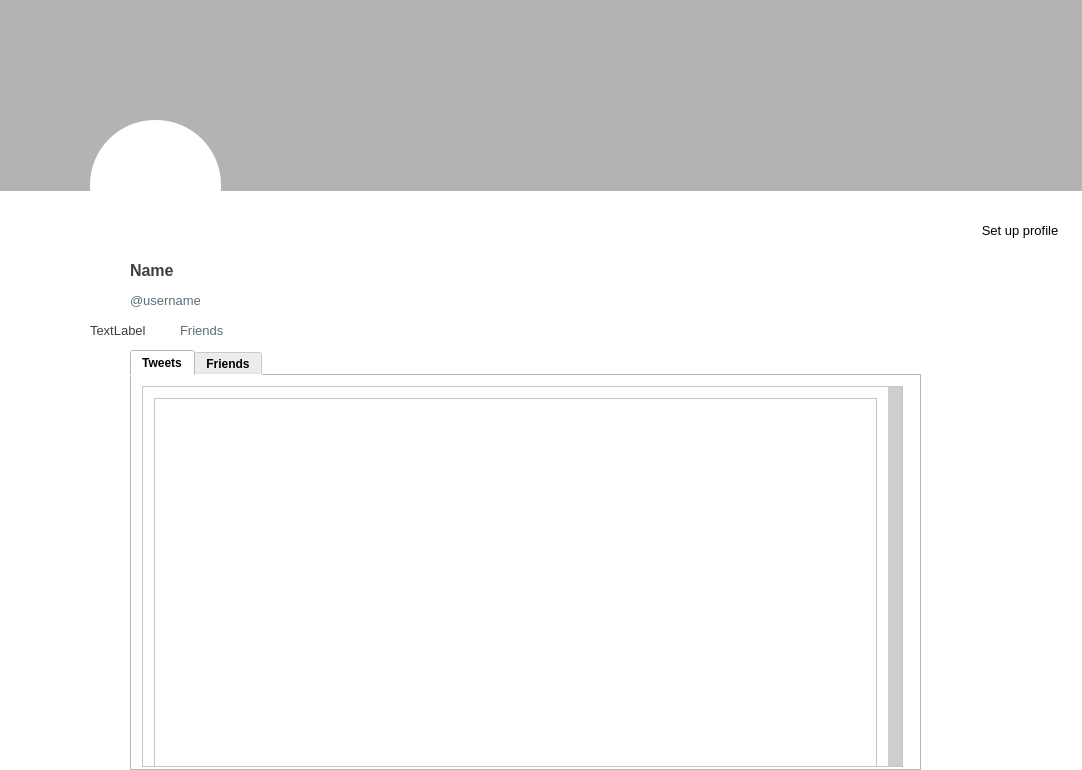
<?xml version="1.0" encoding="UTF-8"?>
<ui version="4.0">
 <class>UserProfile</class>
 <widget class="QWidget" name="UserProfile">
  <property name="geometry">
   <rect>
    <x>0</x>
    <y>0</y>
    <width>1082</width>
    <height>770</height>
   </rect>
  </property>
  <property name="windowTitle">
   <string>UserProfile</string>
  </property>
  <property name="styleSheet">
   <string notr="true">background-color: rgb(255, 255, 255);</string>
  </property>
  <widget class="QLabel" name="label_2">
   <property name="geometry">
    <rect>
     <x>0</x>
     <y>0</y>
     <width>1131</width>
     <height>191</height>
    </rect>
   </property>
   <property name="styleSheet">
    <string notr="true">background-color: rgb(179, 179, 179);</string>
   </property>
   <property name="text">
    <string/>
   </property>
  </widget>
  <widget class="QLabel" name="label">
   <property name="geometry">
    <rect>
     <x>90</x>
     <y>120</y>
     <width>131</width>
     <height>131</height>
    </rect>
   </property>
   <property name="layoutDirection">
    <enum>Qt::LeftToRight</enum>
   </property>
   <property name="styleSheet">
    <string notr="true">border-radius:65px;</string>
   </property>
   <property name="frameShape">
    <enum>QFrame::NoFrame</enum>
   </property>
   <property name="lineWidth">
    <number>1</number>
   </property>
   <property name="text">
    <string/>
   </property>
   <property name="pixmap">
    <pixmap>11.png</pixmap>
   </property>
   <property name="margin">
    <number>0</number>
   </property>
  </widget>
  <widget class="QPushButton" name="pushButton">
   <property name="geometry">
    <rect>
     <x>960</x>
     <y>210</y>
     <width>120</width>
     <height>40</height>
    </rect>
   </property>
   <property name="maximumSize">
    <size>
     <width>120</width>
     <height>50</height>
    </size>
   </property>
   <property name="font">
    <font>
     <pointsize>10</pointsize>
    </font>
   </property>
   <property name="styleSheet">
    <string notr="true">border-radius:15px;
border-color: rgb(0, 0, 0);
font-color:rgb(154, 154, 154);
border-width:7px;</string>
   </property>
   <property name="text">
    <string>Set up profile</string>
   </property>
  </widget>
  <widget class="QLabel" name="Friends">
   <property name="geometry">
    <rect>
     <x>180</x>
     <y>320</y>
     <width>61</width>
     <height>21</height>
    </rect>
   </property>
   <property name="styleSheet">
    <string notr="true">color: rgb(93, 109, 121);</string>
   </property>
   <property name="text">
    <string>&lt;html&gt;&lt;head/&gt;&lt;body&gt;&lt;p&gt;&lt;span style=&quot; font-size:10pt;&quot;&gt;Friends&lt;/span&gt;&lt;/p&gt;&lt;/body&gt;&lt;/html&gt;</string>
   </property>
  </widget>
  <widget class="QLabel" name="label_no_of_friends">
   <property name="geometry">
    <rect>
     <x>90</x>
     <y>320</y>
     <width>81</width>
     <height>21</height>
    </rect>
   </property>
   <property name="styleSheet">
    <string notr="true">color:rgb(59, 63, 67);</string>
   </property>
   <property name="text">
    <string>&lt;html&gt;&lt;head/&gt;&lt;body&gt;&lt;p&gt;&lt;span style=&quot; font-size:10pt;&quot;&gt;TextLabel&lt;/span&gt;&lt;/p&gt;&lt;/body&gt;&lt;/html&gt;</string>
   </property>
  </widget>
  <widget class="QTabWidget" name="tabWidget">
   <property name="geometry">
    <rect>
     <x>130</x>
     <y>350</y>
     <width>791</width>
     <height>421</height>
    </rect>
   </property>
   <property name="font">
    <font>
     <weight>75</weight>
     <bold>true</bold>
    </font>
   </property>
   <property name="styleSheet">
    <string notr="true">background-color: rgb(255, 255, 255);</string>
   </property>
   <property name="currentIndex">
    <number>0</number>
   </property>
   <property name="usesScrollButtons">
    <bool>true</bool>
   </property>
   <widget class="QWidget" name="tab">
    <attribute name="title">
     <string>Tweets</string>
    </attribute>
    <widget class="QScrollArea" name="scrollArea">
     <property name="geometry">
      <rect>
       <x>10</x>
       <y>10</y>
       <width>761</width>
       <height>381</height>
      </rect>
     </property>
     <property name="styleSheet">
      <string notr="true"> QScrollBar:vertical {
	background-color: rgb(206, 206, 206);
    width: 14px;
    margin: 15px 0 15px 0;
 }

QScrollBar::handle:vertical {	
	background-color: rgb(206, 206, 206);
	min-height: 30px;
	border-radius: 7px;
}

QScrollBar::handle:vertical:hover{	
	background-color: rgb(193, 193, 193);
}
QScrollBar::handle:vertical:pressed {	
	background-color: rgb(165, 165, 165);
}

QScrollBar::sub-line:vertical {
	background-color: rgb(206, 206, 206);
	height: 15px;
	subcontrol-position: top;
	subcontrol-origin: margin;
}

QScrollBar::sub-line:vertical:hover {
	background-color: rgb(193, 193, 193);
}

QScrollBar::sub-line:vertical:pressed {	
	background-color: rgb(165, 165, 165);
}

QScrollBar::add-line:vertical {
	background-color: rgb(206, 206, 206);
	height: 15px;
	subcontrol-position: bottom;
	subcontrol-origin: margin;
}

QScrollBar::add-line:vertical:hover {
	background-color: rgb(193, 193, 193);
}

QScrollBar::add-line:vertical:pressed {	
	background-color: rgb(165, 165, 165);
}
</string>
     </property>
     <property name="widgetResizable">
      <bool>true</bool>
     </property>
     <widget class="QWidget" name="scrollAreaWidgetContents">
      <property name="geometry">
       <rect>
        <x>0</x>
        <y>0</y>
        <width>745</width>
        <height>1022</height>
       </rect>
      </property>
      <layout class="QVBoxLayout" name="verticalLayout">
       <item>
        <widget class="QFrame" name="frame">
         <property name="minimumSize">
          <size>
           <width>500</width>
           <height>1000</height>
          </size>
         </property>
         <property name="frameShape">
          <enum>QFrame::StyledPanel</enum>
         </property>
         <property name="frameShadow">
          <enum>QFrame::Raised</enum>
         </property>
         <widget class="QWidget" name="verticalLayoutWidget">
          <property name="geometry">
           <rect>
            <x>20</x>
            <y>20</y>
            <width>691</width>
            <height>541</height>
           </rect>
          </property>
          <layout class="QVBoxLayout" name="verticalLayout_3"/>
         </widget>
        </widget>
       </item>
      </layout>
     </widget>
    </widget>
   </widget>
   <widget class="QWidget" name="tab_2">
    <attribute name="title">
     <string>Friends</string>
    </attribute>
    <widget class="QScrollArea" name="scrollArea_2">
     <property name="geometry">
      <rect>
       <x>10</x>
       <y>10</y>
       <width>761</width>
       <height>381</height>
      </rect>
     </property>
     <property name="styleSheet">
      <string notr="true"> QScrollBar:vertical {
	background-color: rgb(206, 206, 206);
    width: 14px;
    margin: 15px 0 15px 0;
 }

QScrollBar::handle:vertical {	
	background-color: rgb(206, 206, 206);
	min-height: 30px;
	border-radius: 7px;
}

QScrollBar::handle:vertical:hover{	
	background-color: rgb(193, 193, 193);
}
QScrollBar::handle:vertical:pressed {	
	background-color: rgb(165, 165, 165);
}

QScrollBar::sub-line:vertical {
	background-color: rgb(206, 206, 206);
	height: 15px;
	subcontrol-position: top;
	subcontrol-origin: margin;
}

QScrollBar::sub-line:vertical:hover {
	background-color: rgb(193, 193, 193);
}

QScrollBar::sub-line:vertical:pressed {	
	background-color: rgb(165, 165, 165);
}

QScrollBar::add-line:vertical {
	background-color: rgb(206, 206, 206);
	height: 15px;
	subcontrol-position: bottom;
	subcontrol-origin: margin;
}

QScrollBar::add-line:vertical:hover {
	background-color: rgb(193, 193, 193);
}

QScrollBar::add-line:vertical:pressed {	
	background-color: rgb(165, 165, 165);
}
</string>
     </property>
     <property name="widgetResizable">
      <bool>true</bool>
     </property>
     <widget class="QWidget" name="scrollAreaWidgetContents_2">
      <property name="geometry">
       <rect>
        <x>0</x>
        <y>0</y>
        <width>745</width>
        <height>1022</height>
       </rect>
      </property>
      <property name="styleSheet">
       <string notr="true"> QScrollBar:vertical {
	background-color: rgb(206, 206, 206);
    width: 14px;
    margin: 15px 0 15px 0;
 }

QScrollBar::handle:vertical {	
	background-color: rgb(206, 206, 206);
	min-height: 30px;
	border-radius: 7px;
}

QScrollBar::handle:vertical:hover{	
	background-color: rgb(193, 193, 193);
}
QScrollBar::handle:vertical:pressed {	
	background-color: rgb(165, 165, 165);
}

QScrollBar::sub-line:vertical {
	background-color: rgb(206, 206, 206);
	height: 15px;
	subcontrol-position: top;
	subcontrol-origin: margin;
}

QScrollBar::sub-line:vertical:hover {
	background-color: rgb(193, 193, 193);
}

QScrollBar::sub-line:vertical:pressed {	
	background-color: rgb(165, 165, 165);
}

QScrollBar::add-line:vertical {
	background-color: rgb(206, 206, 206);
	height: 15px;
	subcontrol-position: bottom;
	subcontrol-origin: margin;
}

QScrollBar::add-line:vertical:hover {
	background-color: rgb(193, 193, 193);
}

QScrollBar::add-line:vertical:pressed {	
	background-color: rgb(165, 165, 165);
}
</string>
      </property>
      <layout class="QVBoxLayout" name="verticalLayout_2">
       <item>
        <widget class="QFrame" name="frame_2">
         <property name="minimumSize">
          <size>
           <width>500</width>
           <height>1000</height>
          </size>
         </property>
         <property name="frameShape">
          <enum>QFrame::StyledPanel</enum>
         </property>
         <property name="frameShadow">
          <enum>QFrame::Raised</enum>
         </property>
         <widget class="QWidget" name="verticalLayoutWidget_2">
          <property name="geometry">
           <rect>
            <x>0</x>
            <y>0</y>
            <width>711</width>
            <height>261</height>
           </rect>
          </property>
          <layout class="QVBoxLayout" name="verticalLayout_friends"/>
         </widget>
        </widget>
       </item>
      </layout>
     </widget>
    </widget>
   </widget>
  </widget>
  <widget class="QLabel" name="name">
   <property name="geometry">
    <rect>
     <x>130</x>
     <y>260</y>
     <width>125</width>
     <height>21</height>
    </rect>
   </property>
   <property name="palette">
    <palette>
     <active>
      <colorrole role="WindowText">
       <brush brushstyle="SolidPattern">
        <color alpha="255">
         <red>59</red>
         <green>63</green>
         <blue>67</blue>
        </color>
       </brush>
      </colorrole>
      <colorrole role="Button">
       <brush brushstyle="SolidPattern">
        <color alpha="255">
         <red>255</red>
         <green>255</green>
         <blue>255</blue>
        </color>
       </brush>
      </colorrole>
      <colorrole role="Text">
       <brush brushstyle="SolidPattern">
        <color alpha="255">
         <red>59</red>
         <green>63</green>
         <blue>67</blue>
        </color>
       </brush>
      </colorrole>
      <colorrole role="ButtonText">
       <brush brushstyle="SolidPattern">
        <color alpha="255">
         <red>59</red>
         <green>63</green>
         <blue>67</blue>
        </color>
       </brush>
      </colorrole>
      <colorrole role="Base">
       <brush brushstyle="SolidPattern">
        <color alpha="255">
         <red>255</red>
         <green>255</green>
         <blue>255</blue>
        </color>
       </brush>
      </colorrole>
      <colorrole role="Window">
       <brush brushstyle="SolidPattern">
        <color alpha="255">
         <red>255</red>
         <green>255</green>
         <blue>255</blue>
        </color>
       </brush>
      </colorrole>
      <colorrole role="PlaceholderText">
       <brush brushstyle="SolidPattern">
        <color alpha="128">
         <red>170</red>
         <green>255</green>
         <blue>255</blue>
        </color>
       </brush>
      </colorrole>
     </active>
     <inactive>
      <colorrole role="WindowText">
       <brush brushstyle="SolidPattern">
        <color alpha="255">
         <red>59</red>
         <green>63</green>
         <blue>67</blue>
        </color>
       </brush>
      </colorrole>
      <colorrole role="Button">
       <brush brushstyle="SolidPattern">
        <color alpha="255">
         <red>255</red>
         <green>255</green>
         <blue>255</blue>
        </color>
       </brush>
      </colorrole>
      <colorrole role="Text">
       <brush brushstyle="SolidPattern">
        <color alpha="255">
         <red>59</red>
         <green>63</green>
         <blue>67</blue>
        </color>
       </brush>
      </colorrole>
      <colorrole role="ButtonText">
       <brush brushstyle="SolidPattern">
        <color alpha="255">
         <red>59</red>
         <green>63</green>
         <blue>67</blue>
        </color>
       </brush>
      </colorrole>
      <colorrole role="Base">
       <brush brushstyle="SolidPattern">
        <color alpha="255">
         <red>255</red>
         <green>255</green>
         <blue>255</blue>
        </color>
       </brush>
      </colorrole>
      <colorrole role="Window">
       <brush brushstyle="SolidPattern">
        <color alpha="255">
         <red>255</red>
         <green>255</green>
         <blue>255</blue>
        </color>
       </brush>
      </colorrole>
      <colorrole role="PlaceholderText">
       <brush brushstyle="SolidPattern">
        <color alpha="128">
         <red>170</red>
         <green>255</green>
         <blue>255</blue>
        </color>
       </brush>
      </colorrole>
     </inactive>
     <disabled>
      <colorrole role="WindowText">
       <brush brushstyle="SolidPattern">
        <color alpha="255">
         <red>59</red>
         <green>63</green>
         <blue>67</blue>
        </color>
       </brush>
      </colorrole>
      <colorrole role="Button">
       <brush brushstyle="SolidPattern">
        <color alpha="255">
         <red>255</red>
         <green>255</green>
         <blue>255</blue>
        </color>
       </brush>
      </colorrole>
      <colorrole role="Text">
       <brush brushstyle="SolidPattern">
        <color alpha="255">
         <red>59</red>
         <green>63</green>
         <blue>67</blue>
        </color>
       </brush>
      </colorrole>
      <colorrole role="ButtonText">
       <brush brushstyle="SolidPattern">
        <color alpha="255">
         <red>59</red>
         <green>63</green>
         <blue>67</blue>
        </color>
       </brush>
      </colorrole>
      <colorrole role="Base">
       <brush brushstyle="SolidPattern">
        <color alpha="255">
         <red>255</red>
         <green>255</green>
         <blue>255</blue>
        </color>
       </brush>
      </colorrole>
      <colorrole role="Window">
       <brush brushstyle="SolidPattern">
        <color alpha="255">
         <red>255</red>
         <green>255</green>
         <blue>255</blue>
        </color>
       </brush>
      </colorrole>
      <colorrole role="PlaceholderText">
       <brush brushstyle="SolidPattern">
        <color alpha="128">
         <red>0</red>
         <green>0</green>
         <blue>0</blue>
        </color>
       </brush>
      </colorrole>
     </disabled>
    </palette>
   </property>
   <property name="font">
    <font>
     <pointsize>12</pointsize>
     <weight>63</weight>
     <bold>true</bold>
    </font>
   </property>
   <property name="styleSheet">
    <string notr="true">font-weight:500;
color:rgb(59, 63, 67);</string>
   </property>
   <property name="text">
    <string>&lt;html&gt;&lt;head/&gt;&lt;body&gt;&lt;p&gt;&lt;span style=&quot; color:#3b3f43;&quot;&gt;Name&lt;/span&gt;&lt;/p&gt;&lt;/body&gt;&lt;/html&gt;</string>
   </property>
  </widget>
  <widget class="QLabel" name="username">
   <property name="geometry">
    <rect>
     <x>130</x>
     <y>290</y>
     <width>126</width>
     <height>21</height>
    </rect>
   </property>
   <property name="palette">
    <palette>
     <active>
      <colorrole role="WindowText">
       <brush brushstyle="SolidPattern">
        <color alpha="255">
         <red>93</red>
         <green>109</green>
         <blue>121</blue>
        </color>
       </brush>
      </colorrole>
      <colorrole role="Button">
       <brush brushstyle="SolidPattern">
        <color alpha="255">
         <red>255</red>
         <green>255</green>
         <blue>255</blue>
        </color>
       </brush>
      </colorrole>
      <colorrole role="Text">
       <brush brushstyle="SolidPattern">
        <color alpha="255">
         <red>93</red>
         <green>109</green>
         <blue>121</blue>
        </color>
       </brush>
      </colorrole>
      <colorrole role="ButtonText">
       <brush brushstyle="SolidPattern">
        <color alpha="255">
         <red>93</red>
         <green>109</green>
         <blue>121</blue>
        </color>
       </brush>
      </colorrole>
      <colorrole role="Base">
       <brush brushstyle="SolidPattern">
        <color alpha="255">
         <red>255</red>
         <green>255</green>
         <blue>255</blue>
        </color>
       </brush>
      </colorrole>
      <colorrole role="Window">
       <brush brushstyle="SolidPattern">
        <color alpha="255">
         <red>255</red>
         <green>255</green>
         <blue>255</blue>
        </color>
       </brush>
      </colorrole>
      <colorrole role="PlaceholderText">
       <brush brushstyle="SolidPattern">
        <color alpha="128">
         <red>170</red>
         <green>178</green>
         <blue>185</blue>
        </color>
       </brush>
      </colorrole>
     </active>
     <inactive>
      <colorrole role="WindowText">
       <brush brushstyle="SolidPattern">
        <color alpha="255">
         <red>93</red>
         <green>109</green>
         <blue>121</blue>
        </color>
       </brush>
      </colorrole>
      <colorrole role="Button">
       <brush brushstyle="SolidPattern">
        <color alpha="255">
         <red>255</red>
         <green>255</green>
         <blue>255</blue>
        </color>
       </brush>
      </colorrole>
      <colorrole role="Text">
       <brush brushstyle="SolidPattern">
        <color alpha="255">
         <red>93</red>
         <green>109</green>
         <blue>121</blue>
        </color>
       </brush>
      </colorrole>
      <colorrole role="ButtonText">
       <brush brushstyle="SolidPattern">
        <color alpha="255">
         <red>93</red>
         <green>109</green>
         <blue>121</blue>
        </color>
       </brush>
      </colorrole>
      <colorrole role="Base">
       <brush brushstyle="SolidPattern">
        <color alpha="255">
         <red>255</red>
         <green>255</green>
         <blue>255</blue>
        </color>
       </brush>
      </colorrole>
      <colorrole role="Window">
       <brush brushstyle="SolidPattern">
        <color alpha="255">
         <red>255</red>
         <green>255</green>
         <blue>255</blue>
        </color>
       </brush>
      </colorrole>
      <colorrole role="PlaceholderText">
       <brush brushstyle="SolidPattern">
        <color alpha="128">
         <red>170</red>
         <green>178</green>
         <blue>185</blue>
        </color>
       </brush>
      </colorrole>
     </inactive>
     <disabled>
      <colorrole role="WindowText">
       <brush brushstyle="SolidPattern">
        <color alpha="255">
         <red>93</red>
         <green>109</green>
         <blue>121</blue>
        </color>
       </brush>
      </colorrole>
      <colorrole role="Button">
       <brush brushstyle="SolidPattern">
        <color alpha="255">
         <red>255</red>
         <green>255</green>
         <blue>255</blue>
        </color>
       </brush>
      </colorrole>
      <colorrole role="Text">
       <brush brushstyle="SolidPattern">
        <color alpha="255">
         <red>93</red>
         <green>109</green>
         <blue>121</blue>
        </color>
       </brush>
      </colorrole>
      <colorrole role="ButtonText">
       <brush brushstyle="SolidPattern">
        <color alpha="255">
         <red>93</red>
         <green>109</green>
         <blue>121</blue>
        </color>
       </brush>
      </colorrole>
      <colorrole role="Base">
       <brush brushstyle="SolidPattern">
        <color alpha="255">
         <red>255</red>
         <green>255</green>
         <blue>255</blue>
        </color>
       </brush>
      </colorrole>
      <colorrole role="Window">
       <brush brushstyle="SolidPattern">
        <color alpha="255">
         <red>255</red>
         <green>255</green>
         <blue>255</blue>
        </color>
       </brush>
      </colorrole>
      <colorrole role="PlaceholderText">
       <brush brushstyle="SolidPattern">
        <color alpha="128">
         <red>0</red>
         <green>0</green>
         <blue>0</blue>
        </color>
       </brush>
      </colorrole>
     </disabled>
    </palette>
   </property>
   <property name="font">
    <font>
     <pointsize>10</pointsize>
    </font>
   </property>
   <property name="styleSheet">
    <string notr="true">color: rgb(93, 109, 121);</string>
   </property>
   <property name="text">
    <string>&lt;html&gt;&lt;head/&gt;&lt;body&gt;&lt;p&gt;&lt;span style=&quot; color:#5d6d79;&quot;&gt;@username&lt;/span&gt;&lt;/p&gt;&lt;/body&gt;&lt;/html&gt;</string>
   </property>
  </widget>
 </widget>
 <layoutdefault spacing="6" margin="11"/>
 <resources>
  <include location="twitterpac_client2.qrc"/>
 </resources>
 <connections/>
</ui>
